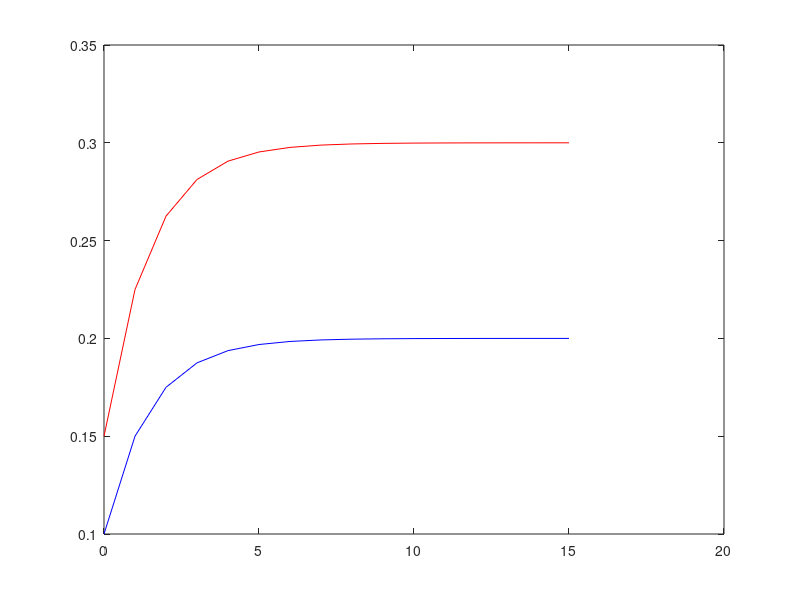

This chart was generated by the following MATLAB code:
clear all; close all; clc;
##
### activity 04
##
##a0 = 100000;
##r = 0.05;
##b = (1+r);
##
##for i=1:20
##  an(1) = a0;
##  an(i+1) = b*an(i) - 4000;
##  n(1) = 0;
##  n(i+1) = i;
##end
##
##plot(n,an,'r-')

# ================================================================
# activity 05 ====================================================

a0 = 0.1;
b0 = 0.15;
r = -0.5;
b = (1+r);

for i = 1:15
  an(1) = a0;
  an(i+1) = b*an(i) + 0.1;
  bn(1) = b0;
  bn(i+1) = b*bn(i) + 0.15;
  n(1) = 0;
  n(i+1) = i;
end

plot(n,an,'b-',n,bn,'r-')




